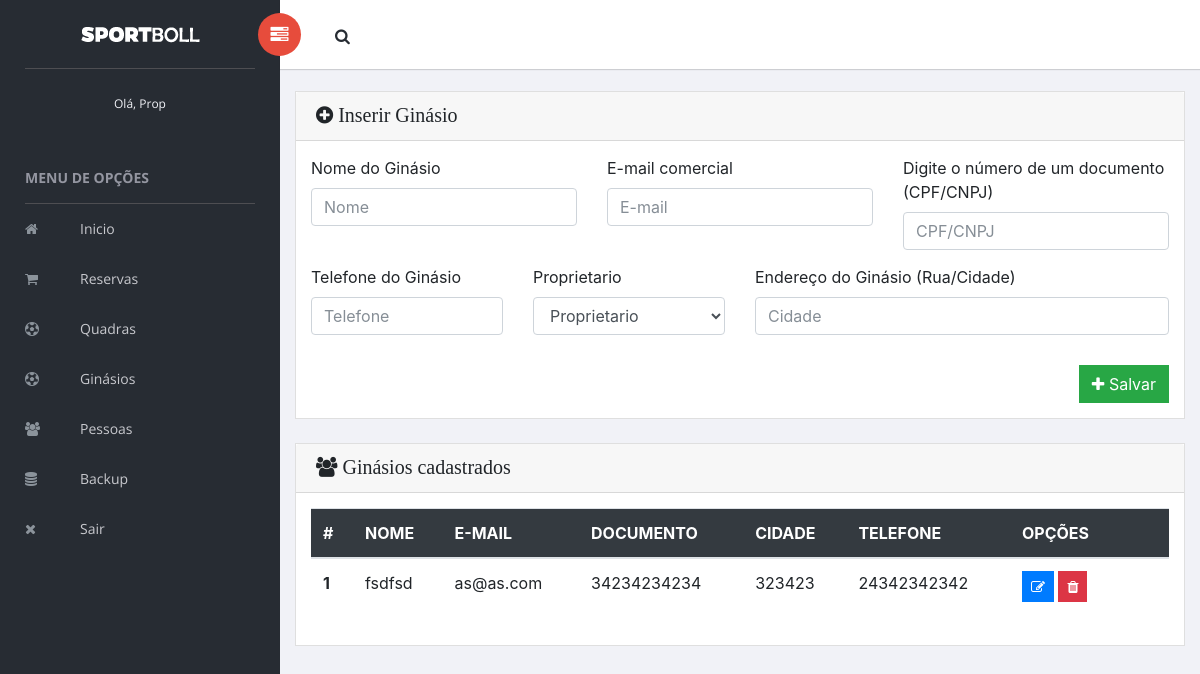
Screenshot of /admin/ginasios.php (signed in) with the database file from the repository.
### tables this page shows
CREATE TABLE `ginasio` (
  `ID_GINASIO` int(11) NOT NULL,
  `ID_PROPRIETARIO` int(11) DEFAULT NULL,
  `NOME` varchar(255) NOT NULL,
  `EMAIL` varchar(255) NOT NULL,
  `CIDADE` varchar(255) NOT NULL,
  `TELEFONE` varchar(20) NOT NULL,
  `DOCUMENTO` varchar(255) NOT NULL
);

### admin/class/pessoa.class.php (called while the page is built, shortened)
<?php
class Pessoa
{
    public function BuscaTodosProp()
    {
        include "conexao.php";
        $sql = "SELECT * FROM pessoa WHERE NIVEL = '3'";
        $result = $link->query($sql);
        $dados = [];
        while ($fetch = $result->fetch_assoc()) {
            array_push($dados, $fetch);
        }
        return $dados;
    }
}
?>

### admin/class/ginasio.class.php (called while the page is built, shortened)
<?php
class Ginasio
{
    public function buscaTodos()
    {
        include "conexao.php";
        $sql = "SELECT * FROM ginasio";
        $result = $link->query($sql);
        $dados = [];
        while ($fetch = $result->fetch_assoc()) {
            array_push($dados, $fetch);
        }
        return $dados;
    }
}
?>

### admin/ginasios.php (the view, shortened to what this page needs)
<?php
include 'header.php';
include 'class/ginasio.class.php';
include 'class/pessoa.class.php';
$v2 = new Pessoa();
$resultado_busca_prop = $v2->BuscaTodosProp();
$v1 = new Ginasio();
$resultado_busca = $v1->buscaTodos();
?>
    <div class="card">
        <div class="card-header">
            <i class="fa fa-plus-circle" style="font-size: 20px"> Inserir Ginásio</i>
        </div>
        <div class="card-body">
            <div class="row">
                <div class="col-md-12">
                    <form method="post" action="actions/cadastra_ginasio.php">
                        <div class="row">
                            <div class="col-md-4">
                                <label for="inputIsValid" class=" form-control-label">Nome do Ginásio</label>
                                <input type="text" name="nome" id="nome" class="form-control" placeholder="Nome"
                                       required>
                            </div>
                            <div class="col-md-4">
                                <label for="inputIsValid" class=" form-control-label">E-mail comercial</label>
                                <input type="email" name="email" id="email" class="form-control" placeholder="E-mail"
                                       required>
                            </div>
                            <div class="col-md-4">
                                <label for="inputIsValid" class=" form-control-label">Digite o número de um documento (CPF/CNPJ)</label>
                                <input type="text" name="documento" id="documento" class="form-control" placeholder="CPF/CNPJ"
                                       required>
                            </div>
                        </div>
                        <div class="row" style="margin-top: 15px; margin-bottom: 15px">
                            <div class="col-md-3">
                                <label for="inputIsValid" class=" form-control-label">Telefone do Ginásio</label>
                                <input type="text" name="fone" id="fone" class="form-control" placeholder="Telefone"
                                       required>
                            </div>
                            <div class="col-md-3">
                                <label for="inputIsValid" class=" form-control-label">Proprietario</label>
                                <select class="form-control" id="id_prop" name="id_prop">
                                    <?php
                                    for($i = 0; $i <  count($resultado_busca_prop); $i++){
                                        ?>
                                        <option value="<?php echo $resultado_busca_prop[$i]['ID_PESSOA']; ?>">
                                            <?php echo $resultado_busca_prop[$i]['NOME']; ?>
                                        </option>
                                    <?php } ?>
                                </select>
                            </div>
                            <div class="col-md-6">
                                <label for="inputIsValid" class=" form-control-label">Endereço do Ginásio (Rua/Cidade)</label>
                                <input type="text" name="cidade" id="cidade" class="form-control" placeholder="Cidade"
                                       required>
                            </div>
                        </div>
                        <button type="submit" class="btn btn-success pull-right" style="margin-top: 15px">
                            <i class="fa fa-plus"></i> Salvar
                        </button>
                    </form>
                </div>
            </div>
        </div>
    </div>
    <div class="card">
        <div class="card-header">
            <i class="fa fa-users" style="font-size: 20px"> Ginásios cadastrados</i>
        </div>
        <div class="card-body">
            <div class="row">
                <div class="col-md-12">
                    <table class="table table-hover">
                        <thead class="bg-dark" style="color: #ffffff">
                        <tr>
                            <th>#</th>
                            <th>NOME</th>
                            <th>E-MAIL</th>
                            <th>DOCUMENTO</th>
                            <th>CIDADE</th>
                            <th>TELEFONE</th>
                            <th>OPÇÕES</th>
                        </tr>
                        </thead>
                        <tbody>
                        <?php
                        for($i = 0; $i <  count($resultado_busca); $i++){
                            ?>
                            <tr style="cursor: pointer">
                                <th scope="row"><?php echo $resultado_busca[$i]['ID_GINASIO']; ?></th>
                                <td><?php echo $resultado_busca[$i]['NOME']; ?></td>
                                <td><?php echo $resultado_busca[$i]['EMAIL']; ?></td>
                                <td><?php echo $resultado_busca[$i]['DOCUMENTO']; ?></td>
                                <td><?php echo $resultado_busca[$i]['CIDADE']; ?></td>
                                <td><?php echo $resultado_busca[$i]['TELEFONE']; ?></td>
                                <td style="min-width: 130px">
                                    <a type="button" class="btn btn-primary btn-sm" href="edita_ginasio.php?id=<?php echo $resultado_busca[$i]['ID_GINASIO']; ?>">
                                        <i class="fa fa-edit"></i>
                                    </a>
                                    <button type="button" class="btn btn-danger btn-sm" onclick="confirmacao(<?php echo $resultado_busca[$i]['ID_GINASIO'] ?>)">
                                        <i class="fa fa-trash"></i>
                                    </button>
                                </td>
                            </tr>
                        <?php } ?>
                        </tbody>
                    </table>
                </div>
            </div>
        </div>
    </div>
<?php
include 'footer.php';
        ?>

### rows the page displays
ginasio: ID_GINASIO "1", NOME "fsdfsd", EMAIL "as@as.com", DOCUMENTO "34234234234", CIDADE "323423", TELEFONE "24342342342"

### other values shown
$logado "Prop"
form field id_prop "Proprietario"
